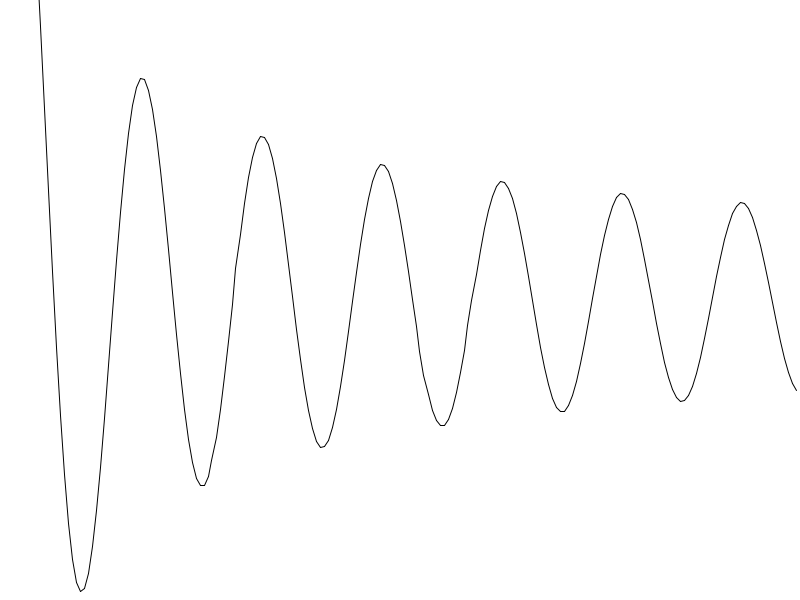
Frame 1 (no input)
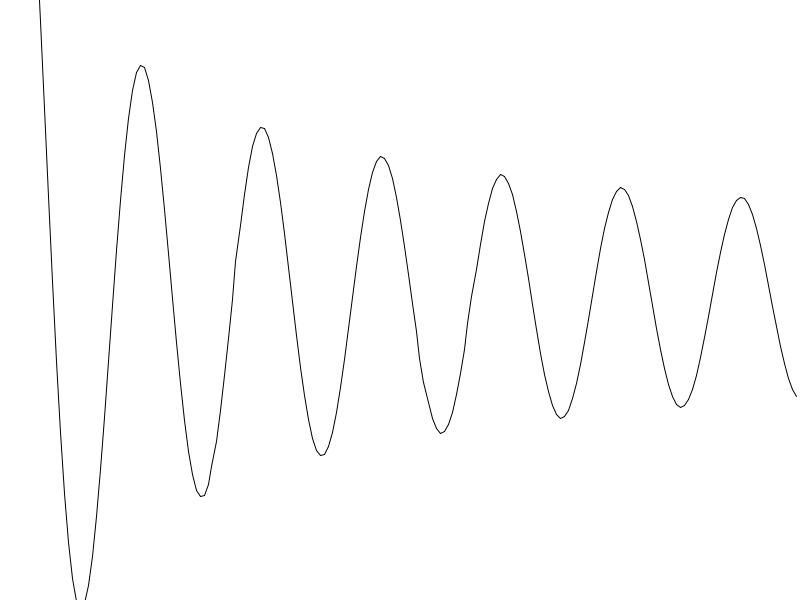
Frame 60 (the mouse pressed at the canvas centre just before this capture)
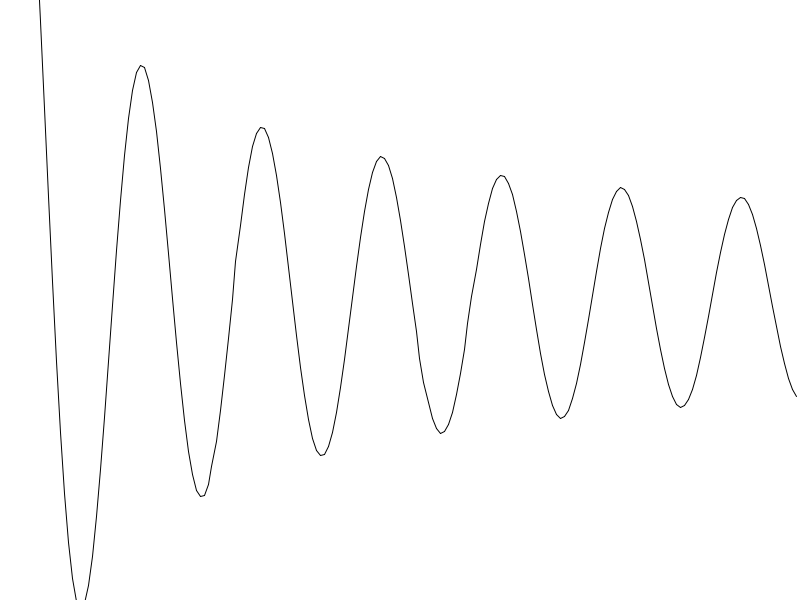
Frame 120 (the mouse held since frame 60 and released just before this capture)

The Processing sketch that drew these frames (run headless with seeded random() and noise(); from frame 60 on, the mouse is pressed at the canvas centre):

// Processing sketch: antenna
// ── antenna.pde
/***************************************************************************
* DESCRIPTION:
* Wave equation in cylindrical coordinate
* 
* AUTHOR: Doug Young Suh
* LAST REVISED:  July 8, 2026
***************************************************************************/
Antenna s1;
void setup() {
  size(800,600);
  s1 = new Antenna(1e6,200);
  frameRate(5);
}
void draw(){
  background(255);
  s1.update();
}

// ── AntennaClass.pde
class Antenna {
  Antenna(float f, int n) {
    c = 3e8; // light speed
    omega = 2. * PI * f;
    k = omega / c;
    dt = 1. / f / 30; // 20 samples per period
    dr = c / f / 30;  // 30 samples per period
    tpoints = n;
    Io = 40;
    rlimit = dr * tpoints;
    t = 0;
    R = new float[tpoints];
  }
  int tpoints; // number of total points radially
  float [] R;   //* values at time t-dt t t+dt
  float c, omega, k, t, r, Io;
  float dr, dt, rlimit;
  void update()
  {
    // boundary condition
    R[0] = Io * sin(omega * t) / 4;
    R[1] = R[0] - Io * cos(omega * t) / PI;
    // Update points along line for this time step
    int nr;
    for (nr = 2, r = dr; nr < tpoints; r += dr, nr++) {    // location r
      R[nr] = R[nr-1] + (r - dr / 2) / (r + dr / 2) * (R[nr-1] - R[nr-2])
        - k * k * R[nr - 1] * r * dr * dr / (r + dr / 2);
      dline(nr);
    }
    t += dt;
  }
  void dline(int n) {
    float x, y, px, py;
    px = map((float)(n-1), 0, tpoints, 0, width);
    py = map(R[n-1], -Io/4, Io/4, 0, height);
    x = map((float)n, 0, tpoints, 0, width);
    y = map((float)R[n], -Io/4, Io/4, 0, height);
    line(px, py, x, y);
  }
};
